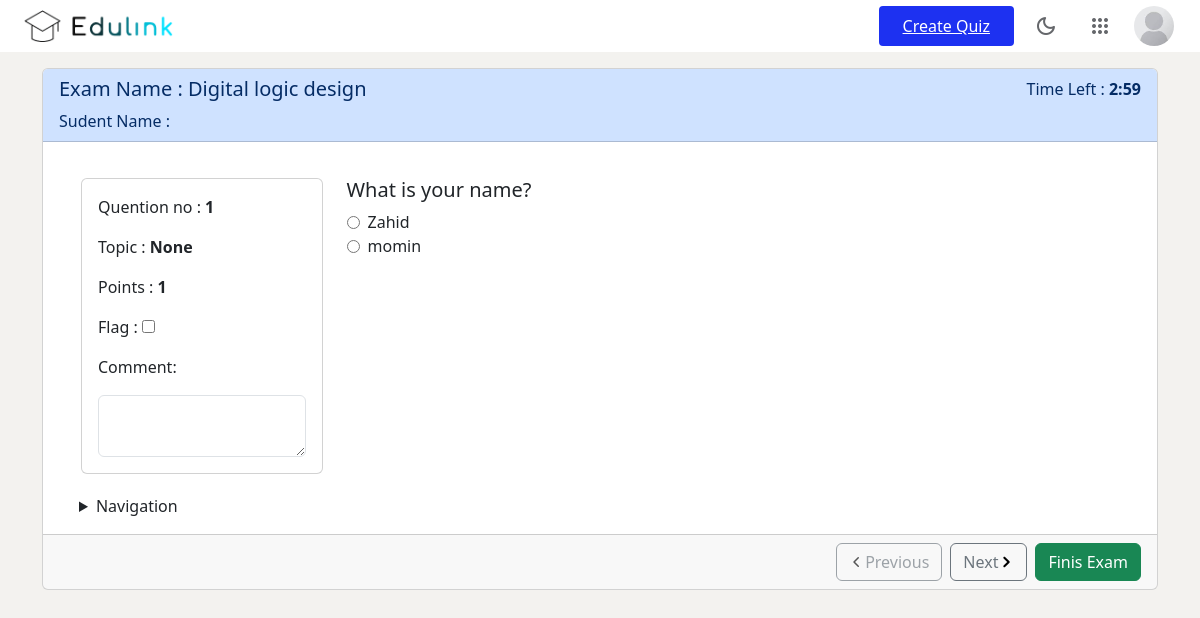
The page /exam/Digital-logic-design-2a2ca68a-6d4a-11ef-9f12-b8763fe03af5 (signed in) on the database its author committed.
### Quiz/models.py (models this page shows, shortened)
class Quiz(models.Model):
    name = models.CharField(max_length=100)
    slug = models.SlugField(null=True)
    description = models.TextField(max_length=1000)

class Question(models.Model):
    quiz = models.ForeignKey(
        Quiz, related_name="question", on_delete=models.CASCADE)
    topic = models.ForeignKey(
        Topic, on_delete=models.CASCADE, null=True, blank=True)
    QUESTION_TYPES = [
        ('single_choice', 'Single Choice'),
        ('image', 'image'),
        ('multiple_choice', 'Multiple Choice'),
        ('matching', 'Matching'),
    ]
    question_type = models.CharField(
        max_length=20, choices=QUESTION_TYPES, default='single_choice')
    points = models.IntegerField(default=1)
    time = models.TimeField(null=True)
    feedback = models.TextField(null=True, blank=True)
    ques_text = models.CharField(max_length=255)

class Choice(models.Model):
    question = models.ForeignKey(
        Question, related_name="choices", on_delete=models.CASCADE)
    choice_text = models.CharField(max_length=255)
    choice_image = models.ImageField(upload_to="quiz/", null=True, blank=True)
    is_correct = models.BooleanField(default=False)
    class Meta:
        db_table = "choices"

### Quiz/views.py (the view, shortened to what this page needs)
# urls.py: path('exam/<slug>', views.quiz_participation, name="exam"),
@login_required
def quiz_participation(request, slug):
    quiz = Quiz.objects.get(slug=slug)
    existing_results = Result.objects.filter(
        quiz=quiz, user=request.user).first()
    if existing_results:
        return render(request, 'already_attended.html', {'quiz': quiz})
    questions = Question.objects.filter(quiz=quiz)
    return render(request, 'participation.html', {'quiz': quiz, 'questions': questions})

### Quiz/templates/participation.html (shortened to what this page needs)
{% extends "base.html" %} {% load static %} {% block style %}
{% block headlink %}
<link rel="stylesheet" href="{% static '/css/nevigation.css' %}" />
<link href="https://cdn.jsdelivr.net/npm/bootstrap@5.3.2/dist/css/bootstrap.min.css" rel="stylesheet"
 />
{% endblock %}
{% endblock style %} {% block body %}
<div class="container">
  <div class="card mt-3">
    <div class="card-header text-primary-emphasis bg-primary-subtle">
      <div class="d-flex justify-content-between">
        <div>
          <h5>Exam Name : {{quiz.name}}</h5>
          <p class="m-0">Sudent Name : {{user.first_name}}</p>
        </div>
        <div>
          Time Left : <b><span id="timer"></span></b>
        </div>
      </div>
    </div>
    <div class="card-body">
      <form id="quiz" method="post">
        {% for ques in questions %}
        <div class="row qustion-list" id="{{ques.id}}">
          <div class="col-md-3">
            <div class="card">
              <div class="card-body">
                <p>Quention no : <b>{{forloop.counter}}</b></p>
                <p>Topic : <b>{{ques.topic}}</b></p>
                <p>Points : <b>{{ques.points}}</b></p>
                <p>Flag : <input type="checkbox" name="flag" id="flag"></p>
                <p>Comment:</p>
                <textarea class="form-control" name="question_{{ question.id }}_feedback" id="" cols="20"
                  rows="2"></textarea>
              </div>
            </div>
          </div>
          <div class="col-md-9 ">
            <div class="list-options">
              <h5>{{ques.ques_text}}</h5>
              {% for choice in ques.choices.all %}
              {% if choice.choice_image %}
              <div class="option-item">
                <input type="{% if ques.question_type == 'multiple_choice' %}checkbox{% else %}radio{% endif %}"
                  name="question_{{ ques.id }}_choice" id="choice_{{choice.id}}" value="{{ choice.id }}" />
                <label for="choice_{{choice.id}}">{{choice.choice_text}}</label>
              </div>
              <img src="/media/{{choice.choice_image}}" alt="">
              {% else %}
              <div class="option-item">
                <input type="{% if ques.question_type == 'multiple_choice' %}checkbox{% else %}radio{% endif %}"
                  name="question_{{ ques.id }}_choice" id="choice_{{choice.id}}" value="{{ choice.id }}" />
                <label for="choice_{{choice.id}}">{{choice.choice_text}}</label>
              </div>
              {% endif %}
              {% endfor %}
            </div>
          </div>
        </div>
        {% endfor %}
      </form>
      <details style="margin-left: 20px; width: 23%;">
        <summary>Navigation</summary>
      </details>
    </div>
    <div class="card-footer">
      <div class="d-flex justify-content-end gap-2">
        <button id="prevButton" class="btn btn-outline-secondary d-flex align-items-center justify-content-center"><svg
            xmlns="http://www.w3.org/2000/svg" viewBox="0 0 16 16" width="16" height="16">
            <path
              d="M9.78 12.78a.75.75 0 0 1-1.06 0L4.47 8.53a.75.75 0 0 1 0-1.06l4.25-4.25a.751.751 0 0 1 1.042.018.751.751 0 0 1 .018 1.042L6.06 8l3.72 3.72a.75.75 0 0 1 0 1.06Z">
            </path>
          </svg> Previous</button>
        <button id="nextButton" class="btn btn-outline-secondary d-flex align-items-center justify-content-center">Next
          <svg xmlns="http://www.w3.org/2000/svg" class="text-primary" viewBox="0 0 12 12" width="16" height="16">
            <path
              d="M4.7 10c-.2 0-.4-.1-.5-.2-.3-.3-.3-.8 0-1.1L6.9 6 4.2 3.3c-.3-.3-.3-.8 0-1.1.3-.3.8-.3 1.1 0l3.3 3.2c.3.3.3.8 0 1.1L5.3 9.7c-.2.2-.4.3-.6.3Z">
            </path>
          </svg></button>
        <button type="submit" id="submitBtn" class="btn btn-success">
          Finis Exam
        </button>
      </div>
    </div>
  </div>
</div>
{% endblock body %}

### Quiz/templates/participation.html (style rules this page uses)
body { margin: 0; padding: 0; background: var(--body-background, #f3f2ef); }
.list-options { display: flex; flex-direction: column; }
.option-item { display: flex; align-items: center; gap: 8px; }
.qustion-list { background: white; padding: 10px; margin: 10px 0px; }
.qustion-list { display: none !important; }
.active { display: flex !important; }

### rows shown on the page
Quiz: name "Digital logic design"
Question: topic "None", points "1", ques_text "What is your name?", question_type "☐ Zahid", question_type "☐ momin"
Choice: choice_text "Zahid"
Choice: choice_text "momin"
